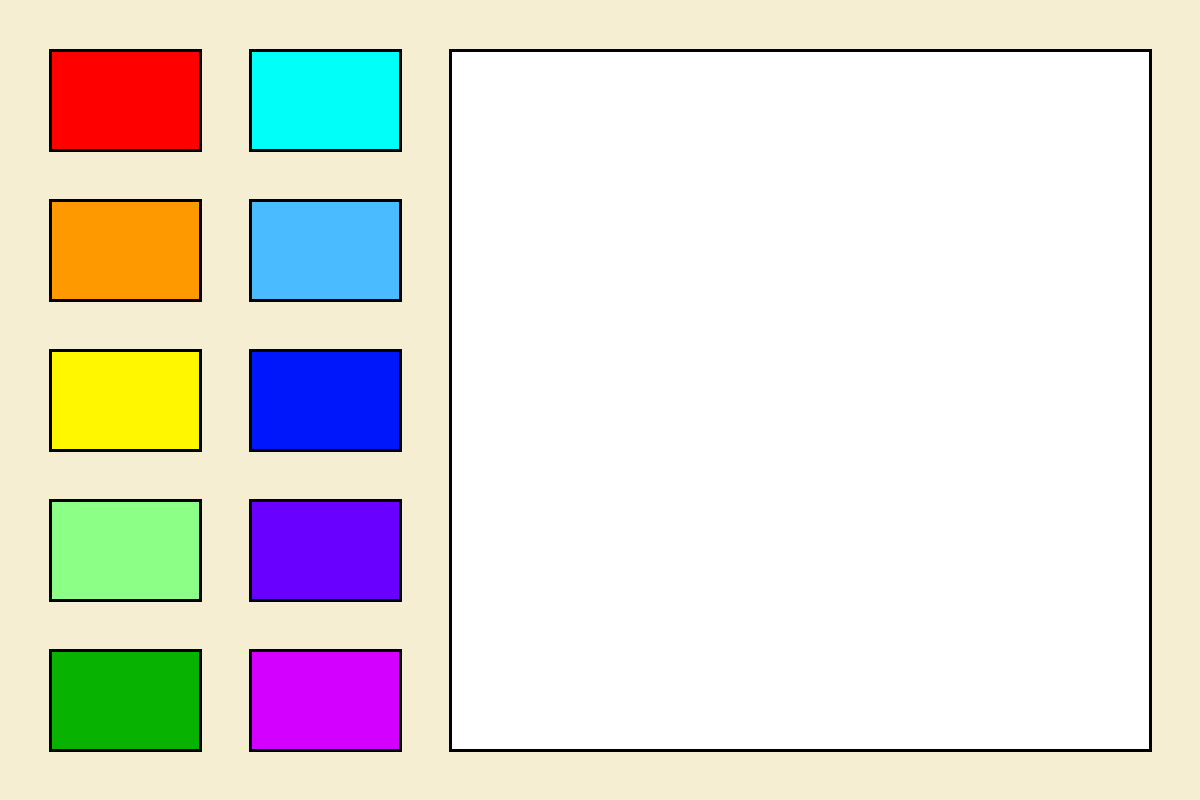
Frame 1 (no input)
Frame 60 (the mouse pressed at the canvas centre just before this capture): identical to frame 1, image omitted
Frame 120 (the mouse held since frame 60 and released just before this capture): identical to frame 1, image omitted

The Processing sketch that drew this single still picture (run headless with seeded random() and noise(); from frame 60 on, the mouse is pressed at the canvas centre):

// Processing sketch: Checkpoint_2
// ── Checkpoint_2.pde
// Checkpoint 2

//Colors

color cream = #F5EED2;
color red = #FF0000;
color orange = #FF9900;
color yellow = #FFF700;
color lightGreen = #8BFF86;
color darkGreen = #08B200;
color cyan = #00FFF9;
color lightBlue = #4BBBFF;
color darkBlue = #0017FC;
color purple = #6900FF;
color magenta = #D400FF;
color canvas = #FFFFFF;

void setup () {
  size(1200, 800);
  background(cream);
} // end setup

void draw () {
  //canvas
  strokeWeight(3);
  fill(canvas);
  rect(450, 50, 700, 700);
  
  //buttons
  rectButton(50, 50, red, 0);
  rectButton(50, 200, orange, 0);
  rectButton(50, 350, yellow, 0);
  rectButton(50, 500, lightGreen, 0);
  rectButton(50, 650, darkGreen, 0);
  rectButton(250, 50, cyan, 0);
  rectButton(250, 200, lightBlue, 0);
  rectButton(250, 350, darkBlue, 0);
  rectButton(250, 500, purple, 0);
  rectButton(250, 650, magenta, 0);
} // end draw

void rectButton (int x, int y, color Color, color Stroke) {
  
  if ( mouseX > x && mouseX < x + 150 && mouseY > y && mouseY < y + 100 ) {
    
    Stroke = Color;
    
    if (mousePressed == true) {
      canvas = Color; 
    }
  }
  
  stroke(Stroke);
  fill(Color);
  rect(x, y, 150, 100);
  
} // end rectButton
